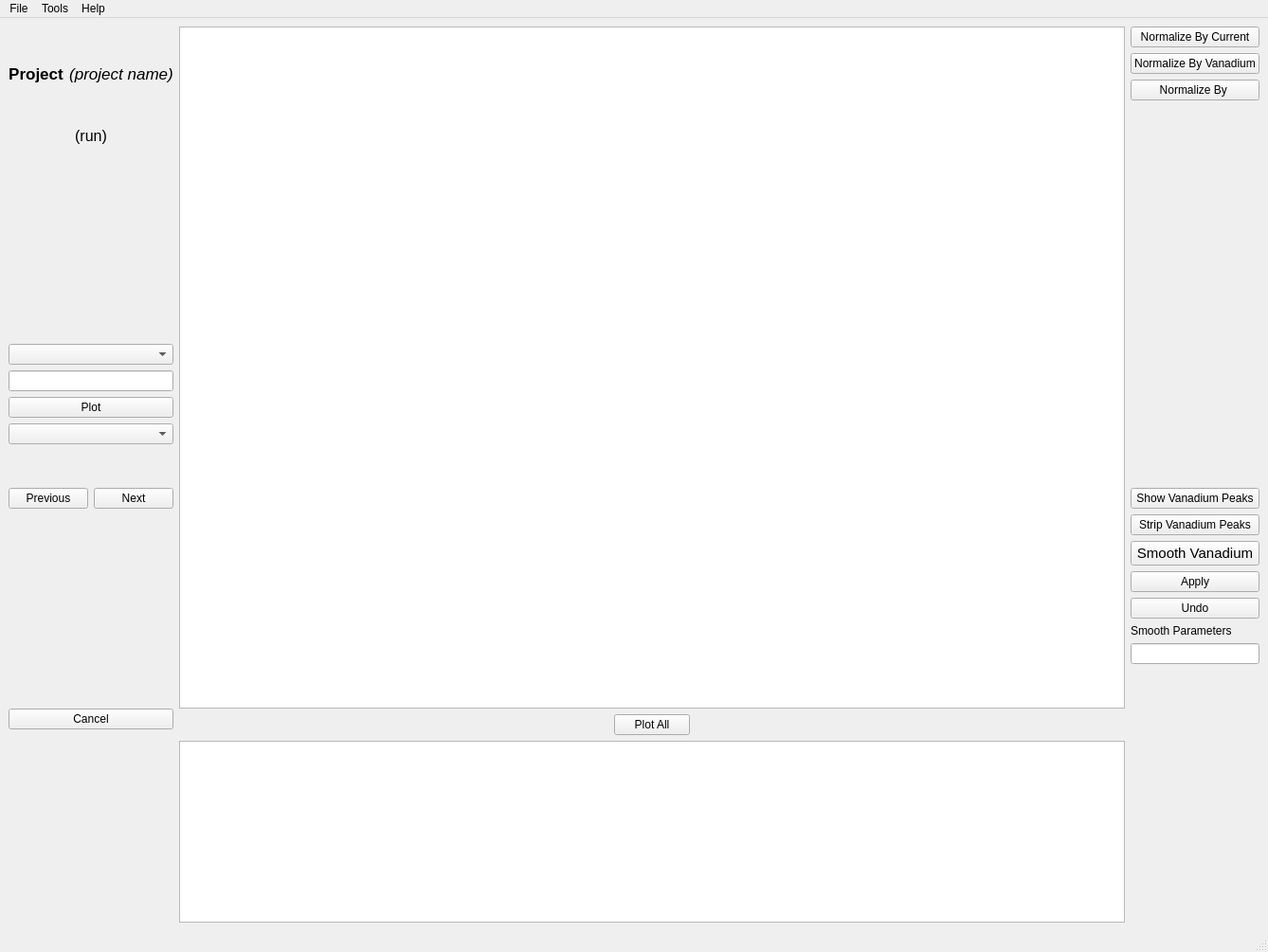
<?xml version="1.0" encoding="UTF-8"?>
<ui version="4.0">
 <class>MainWindow</class>
 <widget class="QMainWindow" name="MainWindow">
  <property name="geometry">
   <rect>
    <x>0</x>
    <y>0</y>
    <width>1338</width>
    <height>1005</height>
   </rect>
  </property>
  <property name="sizePolicy">
   <sizepolicy hsizetype="Fixed" vsizetype="Fixed">
    <horstretch>0</horstretch>
    <verstretch>0</verstretch>
   </sizepolicy>
  </property>
  <property name="windowTitle">
   <string>MainWindow</string>
  </property>
  <widget class="QWidget" name="centralwidget">
   <layout class="QGridLayout" name="gridLayout">
    <item row="0" column="0">
     <layout class="QHBoxLayout" name="horizontalLayout">
      <item>
       <layout class="QVBoxLayout" name="verticalLayout_2">
        <item>
         <spacer name="verticalSpacer_2">
          <property name="orientation">
           <enum>Qt::Vertical</enum>
          </property>
          <property name="sizeType">
           <enum>QSizePolicy::Preferred</enum>
          </property>
          <property name="sizeHint" stdset="0">
           <size>
            <width>20</width>
            <height>40</height>
           </size>
          </property>
         </spacer>
        </item>
        <item>
         <layout class="QGridLayout" name="gridLayout_3">
          <item row="1" column="1">
           <widget class="QLabel" name="labe_currentProject">
            <property name="sizePolicy">
             <sizepolicy hsizetype="Fixed" vsizetype="Fixed">
              <horstretch>0</horstretch>
              <verstretch>0</verstretch>
             </sizepolicy>
            </property>
            <property name="font">
             <font>
              <pointsize>13</pointsize>
              <italic>true</italic>
             </font>
            </property>
            <property name="layoutDirection">
             <enum>Qt::LeftToRight</enum>
            </property>
            <property name="text">
             <string>(project name)</string>
            </property>
            <property name="alignment">
             <set>Qt::AlignCenter</set>
            </property>
           </widget>
          </item>
          <item row="1" column="0">
           <widget class="QLabel" name="label_projectTitle">
            <property name="font">
             <font>
              <pointsize>13</pointsize>
              <weight>75</weight>
              <bold>true</bold>
             </font>
            </property>
            <property name="text">
             <string>Project</string>
            </property>
            <property name="alignment">
             <set>Qt::AlignCenter</set>
            </property>
           </widget>
          </item>
         </layout>
        </item>
        <item>
         <spacer name="verticalSpacer_8">
          <property name="orientation">
           <enum>Qt::Vertical</enum>
          </property>
          <property name="sizeType">
           <enum>QSizePolicy::Preferred</enum>
          </property>
          <property name="sizeHint" stdset="0">
           <size>
            <width>20</width>
            <height>40</height>
           </size>
          </property>
         </spacer>
        </item>
        <item>
         <layout class="QGridLayout" name="gridLayout_6">
          <item row="1" column="0">
           <widget class="QLabel" name="label_currentRun">
            <property name="sizePolicy">
             <sizepolicy hsizetype="Fixed" vsizetype="Preferred">
              <horstretch>0</horstretch>
              <verstretch>0</verstretch>
             </sizepolicy>
            </property>
            <property name="font">
             <font>
              <pointsize>12</pointsize>
             </font>
            </property>
            <property name="text">
             <string>(run)</string>
            </property>
            <property name="alignment">
             <set>Qt::AlignCenter</set>
            </property>
           </widget>
          </item>
         </layout>
        </item>
        <item>
         <spacer name="verticalSpacer_3">
          <property name="orientation">
           <enum>Qt::Vertical</enum>
          </property>
          <property name="sizeType">
           <enum>QSizePolicy::Expanding</enum>
          </property>
          <property name="sizeHint" stdset="0">
           <size>
            <width>20</width>
            <height>40</height>
           </size>
          </property>
         </spacer>
        </item>
        <item>
         <layout class="QHBoxLayout" name="horizontalLayout_7">
          <item>
           <widget class="QComboBox" name="comboBox_runs">
            <property name="sizePolicy">
             <sizepolicy hsizetype="Preferred" vsizetype="Fixed">
              <horstretch>0</horstretch>
              <verstretch>0</verstretch>
             </sizepolicy>
            </property>
           </widget>
          </item>
         </layout>
        </item>
        <item>
         <layout class="QHBoxLayout" name="horizontalLayout_8">
          <item>
           <widget class="QLineEdit" name="lineEdit_run">
            <property name="sizePolicy">
             <sizepolicy hsizetype="Preferred" vsizetype="Fixed">
              <horstretch>0</horstretch>
              <verstretch>0</verstretch>
             </sizepolicy>
            </property>
           </widget>
          </item>
         </layout>
        </item>
        <item>
         <layout class="QHBoxLayout" name="horizontalLayout_3">
          <item>
           <widget class="QPushButton" name="pushButton_plot">
            <property name="text">
             <string>Plot</string>
            </property>
           </widget>
          </item>
         </layout>
        </item>
        <item>
         <layout class="QGridLayout" name="gridLayout_4">
          <item row="0" column="0">
           <widget class="QComboBox" name="comboBox_spectraList"/>
          </item>
         </layout>
        </item>
        <item>
         <spacer name="verticalSpacer_5">
          <property name="orientation">
           <enum>Qt::Vertical</enum>
          </property>
          <property name="sizeType">
           <enum>QSizePolicy::Minimum</enum>
          </property>
          <property name="sizeHint" stdset="0">
           <size>
            <width>20</width>
            <height>40</height>
           </size>
          </property>
         </spacer>
        </item>
        <item>
         <layout class="QHBoxLayout" name="horizontalLayout_6">
          <item>
           <widget class="QPushButton" name="pushButton_prevView">
            <property name="text">
             <string>Previous</string>
            </property>
           </widget>
          </item>
          <item>
           <widget class="QPushButton" name="pushButton_nextView">
            <property name="text">
             <string>Next</string>
            </property>
           </widget>
          </item>
         </layout>
        </item>
        <item>
         <spacer name="verticalSpacer_4">
          <property name="orientation">
           <enum>Qt::Vertical</enum>
          </property>
          <property name="sizeType">
           <enum>QSizePolicy::Expanding</enum>
          </property>
          <property name="sizeHint" stdset="0">
           <size>
            <width>20</width>
            <height>40</height>
           </size>
          </property>
         </spacer>
        </item>
        <item>
         <layout class="QHBoxLayout" name="horizontalLayout_4">
          <item>
           <widget class="QPushButton" name="pushButton_cancel">
            <property name="text">
             <string>Cancel</string>
            </property>
           </widget>
          </item>
         </layout>
        </item>
        <item>
         <spacer name="verticalSpacer">
          <property name="orientation">
           <enum>Qt::Vertical</enum>
          </property>
          <property name="sizeType">
           <enum>QSizePolicy::Expanding</enum>
          </property>
          <property name="sizeHint" stdset="0">
           <size>
            <width>20</width>
            <height>40</height>
           </size>
          </property>
         </spacer>
        </item>
       </layout>
      </item>
      <item>
       <layout class="QVBoxLayout" name="verticalLayout_5">
        <item>
         <layout class="QVBoxLayout" name="verticalLayout_6">
          <item>
           <widget class="QGraphicsView" name="graphicsView_mainPlot">
            <property name="sizePolicy">
             <sizepolicy hsizetype="Expanding" vsizetype="Expanding">
              <horstretch>0</horstretch>
              <verstretch>0</verstretch>
             </sizepolicy>
            </property>
           </widget>
          </item>
         </layout>
        </item>
        <item>
         <layout class="QVBoxLayout" name="verticalLayout_7">
          <item>
           <layout class="QHBoxLayout" name="horizontalLayout_13">
            <item>
             <spacer name="horizontalSpacer">
              <property name="orientation">
               <enum>Qt::Horizontal</enum>
              </property>
              <property name="sizeHint" stdset="0">
               <size>
                <width>40</width>
                <height>20</height>
               </size>
              </property>
             </spacer>
            </item>
            <item>
             <widget class="QPushButton" name="pushButton_allFillPlot">
              <property name="text">
               <string>Plot All</string>
              </property>
             </widget>
            </item>
            <item>
             <spacer name="horizontalSpacer_2">
              <property name="orientation">
               <enum>Qt::Horizontal</enum>
              </property>
              <property name="sizeHint" stdset="0">
               <size>
                <width>40</width>
                <height>20</height>
               </size>
              </property>
             </spacer>
            </item>
           </layout>
          </item>
          <item>
           <layout class="QGridLayout" name="gridLayout_2">
            <item row="0" column="0">
             <widget class="QTextEdit" name="textEdit">
              <property name="sizePolicy">
               <sizepolicy hsizetype="Expanding" vsizetype="Minimum">
                <horstretch>0</horstretch>
                <verstretch>0</verstretch>
               </sizepolicy>
              </property>
             </widget>
            </item>
           </layout>
          </item>
         </layout>
        </item>
       </layout>
      </item>
      <item>
       <layout class="QVBoxLayout" name="verticalLayout_3">
        <item>
         <layout class="QHBoxLayout" name="horizontalLayout_10">
          <item>
           <widget class="QPushButton" name="pushButton_normByCurrent">
            <property name="toolTip">
             <string>&lt;html&gt;&lt;head/&gt;&lt;body&gt;&lt;p&gt;Normalize by proton charge&lt;/p&gt;&lt;/body&gt;&lt;/html&gt;</string>
            </property>
            <property name="text">
             <string>Normalize By Current</string>
            </property>
           </widget>
          </item>
         </layout>
        </item>
        <item>
         <layout class="QHBoxLayout" name="horizontalLayout_2">
          <item>
           <widget class="QPushButton" name="pushButton_normByVanadium">
            <property name="text">
             <string>Normalize By Vanadium</string>
            </property>
           </widget>
          </item>
         </layout>
        </item>
        <item>
         <layout class="QHBoxLayout" name="horizontalLayout_11">
          <item>
           <widget class="QPushButton" name="pushButton_normVacant">
            <property name="text">
             <string>Normalize By </string>
            </property>
           </widget>
          </item>
         </layout>
        </item>
        <item>
         <spacer name="verticalSpacer_6">
          <property name="orientation">
           <enum>Qt::Vertical</enum>
          </property>
          <property name="sizeType">
           <enum>QSizePolicy::Expanding</enum>
          </property>
          <property name="sizeHint" stdset="0">
           <size>
            <width>20</width>
            <height>40</height>
           </size>
          </property>
         </spacer>
        </item>
        <item>
         <layout class="QGridLayout" name="gridLayout_5">
          <item row="0" column="0">
           <widget class="QPushButton" name="pushButton_showVanadiumPeaks">
            <property name="text">
             <string>Show Vanadium Peaks</string>
            </property>
           </widget>
          </item>
         </layout>
        </item>
        <item>
         <layout class="QHBoxLayout" name="horizontalLayout_9">
          <item>
           <widget class="QPushButton" name="pushButton_stripVPeaks">
            <property name="text">
             <string>Strip Vanadium Peaks</string>
            </property>
           </widget>
          </item>
         </layout>
        </item>
        <item>
         <layout class="QVBoxLayout" name="verticalLayout">
          <item>
           <widget class="QPushButton" name="pushButton_smoothVanadium">
            <property name="font">
             <font>
              <pointsize>11</pointsize>
             </font>
            </property>
            <property name="text">
             <string>Smooth Vanadium</string>
            </property>
           </widget>
          </item>
          <item>
           <widget class="QPushButton" name="pushButton_applyVanSmooth">
            <property name="text">
             <string>Apply</string>
            </property>
           </widget>
          </item>
          <item>
           <widget class="QPushButton" name="pushButton_undoVanSmooth">
            <property name="text">
             <string>Undo</string>
            </property>
           </widget>
          </item>
          <item>
           <widget class="QLabel" name="label">
            <property name="sizePolicy">
             <sizepolicy hsizetype="Preferred" vsizetype="Fixed">
              <horstretch>0</horstretch>
              <verstretch>0</verstretch>
             </sizepolicy>
            </property>
            <property name="text">
             <string>Smooth Parameters</string>
            </property>
           </widget>
          </item>
          <item>
           <widget class="QLineEdit" name="lineEdit_vanSmoothParams">
            <property name="sizePolicy">
             <sizepolicy hsizetype="Preferred" vsizetype="Fixed">
              <horstretch>0</horstretch>
              <verstretch>0</verstretch>
             </sizepolicy>
            </property>
           </widget>
          </item>
          <item>
           <spacer name="verticalSpacer_7">
            <property name="orientation">
             <enum>Qt::Vertical</enum>
            </property>
            <property name="sizeHint" stdset="0">
             <size>
              <width>20</width>
              <height>40</height>
             </size>
            </property>
           </spacer>
          </item>
         </layout>
        </item>
       </layout>
      </item>
     </layout>
    </item>
   </layout>
  </widget>
  <widget class="QMenuBar" name="menubar">
   <property name="geometry">
    <rect>
     <x>0</x>
     <y>0</y>
     <width>1338</width>
     <height>25</height>
    </rect>
   </property>
   <widget class="QMenu" name="menuFile">
    <property name="title">
     <string>File</string>
    </property>
    <addaction name="actionSave"/>
    <addaction name="separator"/>
    <addaction name="actionQuit"/>
   </widget>
   <widget class="QMenu" name="menuTool">
    <property name="title">
     <string>Tools</string>
    </property>
    <addaction name="actionNormalize_to_Vanadium"/>
    <addaction name="actionNormalize_to_Proton_Charge"/>
   </widget>
   <widget class="QMenu" name="menuHelp">
    <property name="title">
     <string>Help</string>
    </property>
   </widget>
   <addaction name="menuFile"/>
   <addaction name="menuTool"/>
   <addaction name="menuHelp"/>
  </widget>
  <widget class="QStatusBar" name="statusbar"/>
  <action name="actionSave">
   <property name="text">
    <string>Save</string>
   </property>
  </action>
  <action name="actionNormalize_to_Vanadium">
   <property name="text">
    <string>Normalize to Vanadium</string>
   </property>
  </action>
  <action name="actionNormalize_to_Proton_Charge">
   <property name="text">
    <string>Normalize to Proton Charge</string>
   </property>
  </action>
  <action name="actionQuit">
   <property name="text">
    <string>Quit</string>
   </property>
   <property name="shortcut">
    <string>Ctrl+Q</string>
   </property>
  </action>
 </widget>
 <resources/>
 <connections/>
</ui>
